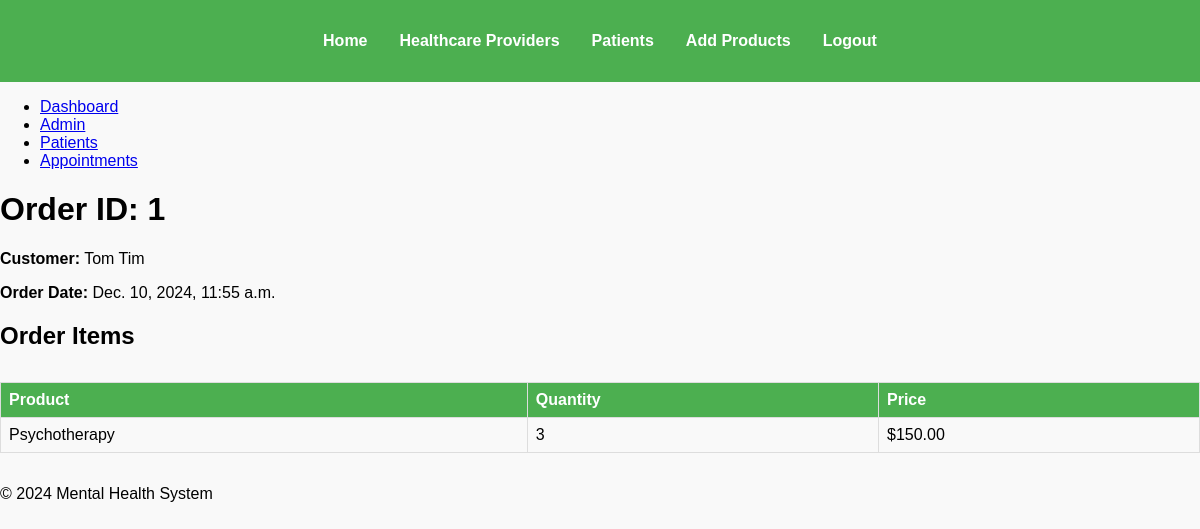
The app's page /orders/1/ with its own data.
### records_app/models.py (models this page shows, shortened)
class Order(models.Model):
    customer = models.ForeignKey(Customer, on_delete=models.CASCADE)
    order_date = models.DateTimeField(auto_now_add=True)

class Customer(models.Model):
    first_name = models.CharField(max_length=100)
    last_name = models.CharField(max_length=100)
    phone_number = models.CharField(max_length=15)
    address = models.TextField()

class OrderItem(models.Model):
    order = models.ForeignKey(Order, on_delete=models.CASCADE)
    product = models.ForeignKey(Product, on_delete=models.CASCADE)
    quantity = models.IntegerField()
    price = models.DecimalField(max_digits=10, decimal_places=2)

class Product(models.Model):
    product_name = models.CharField(max_length=200)
    description = models.TextField()
    price = models.DecimalField(max_digits=10, decimal_places=2)

### records_app/views.py (the view)
# urls.py: path('orders/<int:order_id>/', views.order_detail, name='order_detail'),
def order_detail(request, order_id):
    order = get_object_or_404(Order, id=order_id)
    order_items = OrderItem.objects.filter(order=order)
    return render(request, 'providers/orders/order_detail.html', {'order': order, 'order_items': order_items})

### records_app/templates/providers/orders/order_detail.html (shortened to what this page needs)
{% extends "base.html" %}
{% block content %}
<h1>Order ID: {{ order.id }}</h1>
<p><strong>Customer:</strong> {{ order.customer.first_name }} {{ order.customer.last_name }}</p>
<p><strong>Order Date:</strong> {{ order.order_date }}</p>
<h2>Order Items</h2>
<table>
    <thead>
        <tr>
            <th>Product</th>
            <th>Quantity</th>
            <th>Price</th>
        </tr>
    </thead>
    <tbody>
        {% for item in order_items %}
        <tr>
            <td>{{ item.product.product_name }}</td>
            <td>{{ item.quantity }}</td>
            <td>${{ item.price }}</td>
        </tr>
        {% endfor %}
    </tbody>
</table>
{% endblock %}

### records_app/static/css/styles.css (style rules this page uses)
body { font-family: Arial, sans-serif; margin: 0; padding: 0; background-color: #f9f9f9; }
table { width: 100%; border-collapse: collapse; margin: 2rem 0; }
table th, table td { border: 1px solid #ddd; padding: 8px; text-align: left; }
table th { background-color: #4CAF50; color: white; }

### records on screen
Order: id "1", customer.first_name "Tom", customer.last_name "Tim", order_date "Dec. 10, 2024, 11:55 a.m."
OrderItem: product.product_name "Psychotherapy", quantity "3", price "150.00"
